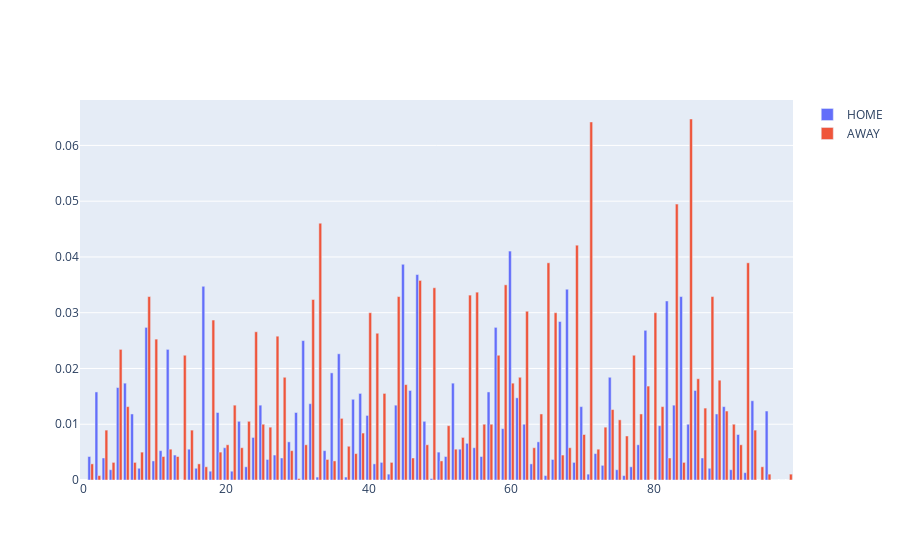

The code cell stored with this chart in its notebook:
### Code cell
import plotly.graph_objects as go

fig = go.Figure(data=[
    go.Bar(name='HOME', y=dfxg_homexg_complete_game_all_bps.clip(lower=0).mean() ),
    go.Bar(name='AWAY', y=dfxg_awayxg_complete_game_all_bps.clip(lower=0).mean() ),
    # go.Bar(name='LA Zoo', x=animals, y=[12, 18, 29])
])
# Change the bar mode
fig.update_layout(barmode='group')
fig.show()
